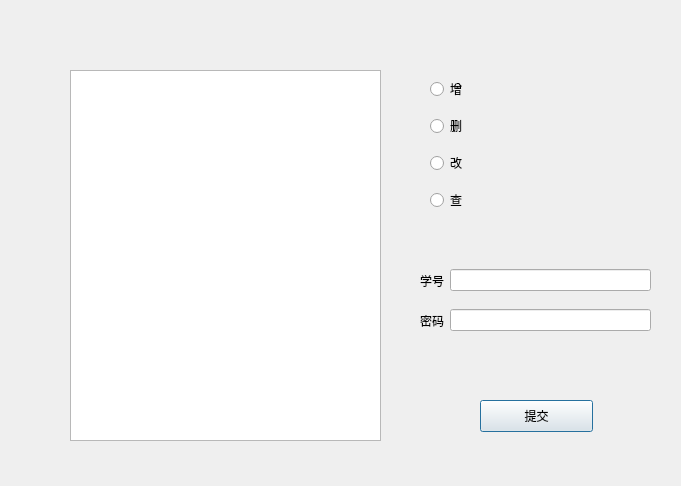
<?xml version="1.0" encoding="UTF-8"?>
<ui version="4.0">
 <class>StuLoginInfoDialog</class>
 <widget class="QDialog" name="StuLoginInfoDialog">
  <property name="geometry">
   <rect>
    <x>0</x>
    <y>0</y>
    <width>681</width>
    <height>486</height>
   </rect>
  </property>
  <property name="windowTitle">
   <string>学生登录信息</string>
  </property>
  <widget class="QWidget" name="horizontalLayoutWidget_3">
   <property name="geometry">
    <rect>
     <x>420</x>
     <y>300</y>
     <width>231</width>
     <height>41</height>
    </rect>
   </property>
   <layout class="QHBoxLayout" name="horizontalLayout_3">
    <item>
     <widget class="QLabel" name="label_3">
      <property name="text">
       <string>密码</string>
      </property>
     </widget>
    </item>
    <item>
     <widget class="QLineEdit" name="Pwd"/>
    </item>
   </layout>
  </widget>
  <widget class="QWidget" name="verticalLayoutWidget">
   <property name="geometry">
    <rect>
     <x>430</x>
     <y>70</y>
     <width>101</width>
     <height>151</height>
    </rect>
   </property>
   <layout class="QVBoxLayout" name="verticalLayout">
    <item>
     <widget class="QRadioButton" name="add">
      <property name="text">
       <string>增</string>
      </property>
     </widget>
    </item>
    <item>
     <widget class="QRadioButton" name="delete_">
      <property name="text">
       <string>删</string>
      </property>
     </widget>
    </item>
    <item>
     <widget class="QRadioButton" name="change">
      <property name="text">
       <string>改</string>
      </property>
     </widget>
    </item>
    <item>
     <widget class="QRadioButton" name="search">
      <property name="text">
       <string>查</string>
      </property>
     </widget>
    </item>
   </layout>
  </widget>
  <widget class="QWidget" name="horizontalLayoutWidget_2">
   <property name="geometry">
    <rect>
     <x>420</x>
     <y>260</y>
     <width>231</width>
     <height>41</height>
    </rect>
   </property>
   <layout class="QHBoxLayout" name="horizontalLayout_2">
    <item>
     <widget class="QLabel" name="label_2">
      <property name="text">
       <string>学号</string>
      </property>
     </widget>
    </item>
    <item>
     <widget class="QLineEdit" name="StuNo"/>
    </item>
   </layout>
  </widget>
  <widget class="QPushButton" name="Submit">
   <property name="geometry">
    <rect>
     <x>480</x>
     <y>400</y>
     <width>113</width>
     <height>32</height>
    </rect>
   </property>
   <property name="text">
    <string>提交</string>
   </property>
  </widget>
  <widget class="QTableView" name="tableView">
   <property name="geometry">
    <rect>
     <x>70</x>
     <y>70</y>
     <width>311</width>
     <height>371</height>
    </rect>
   </property>
  </widget>
 </widget>
 <resources/>
 <connections/>
</ui>
